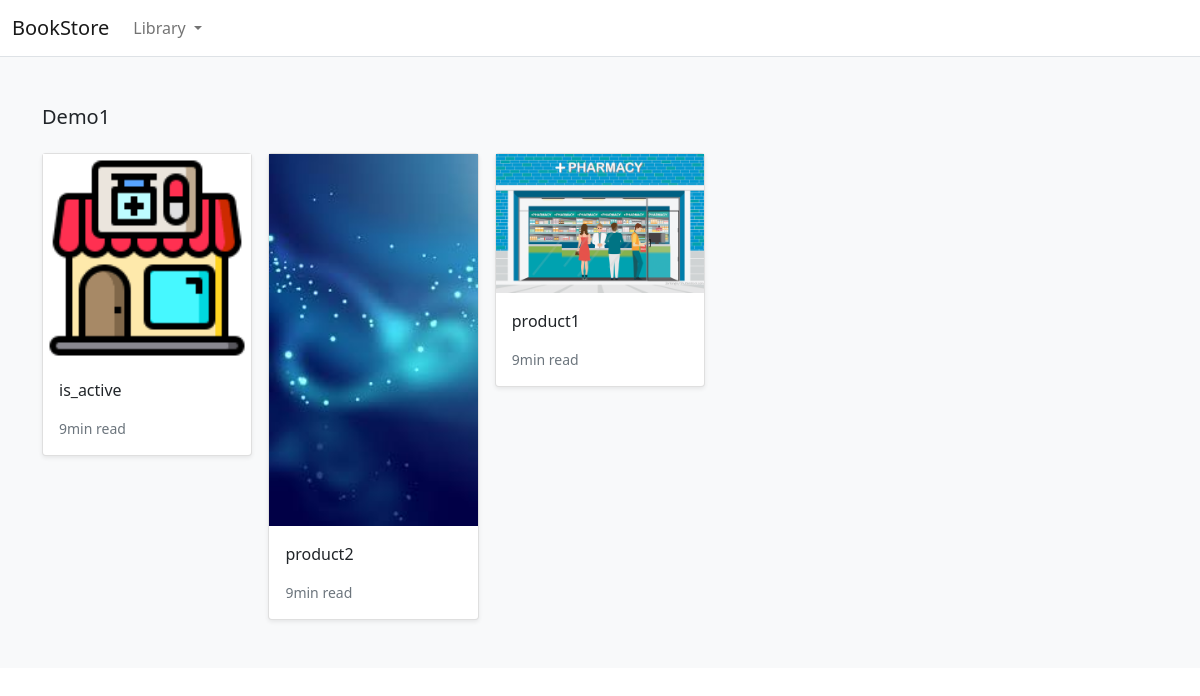
Page /shop/demo1/ on the earlier database version.
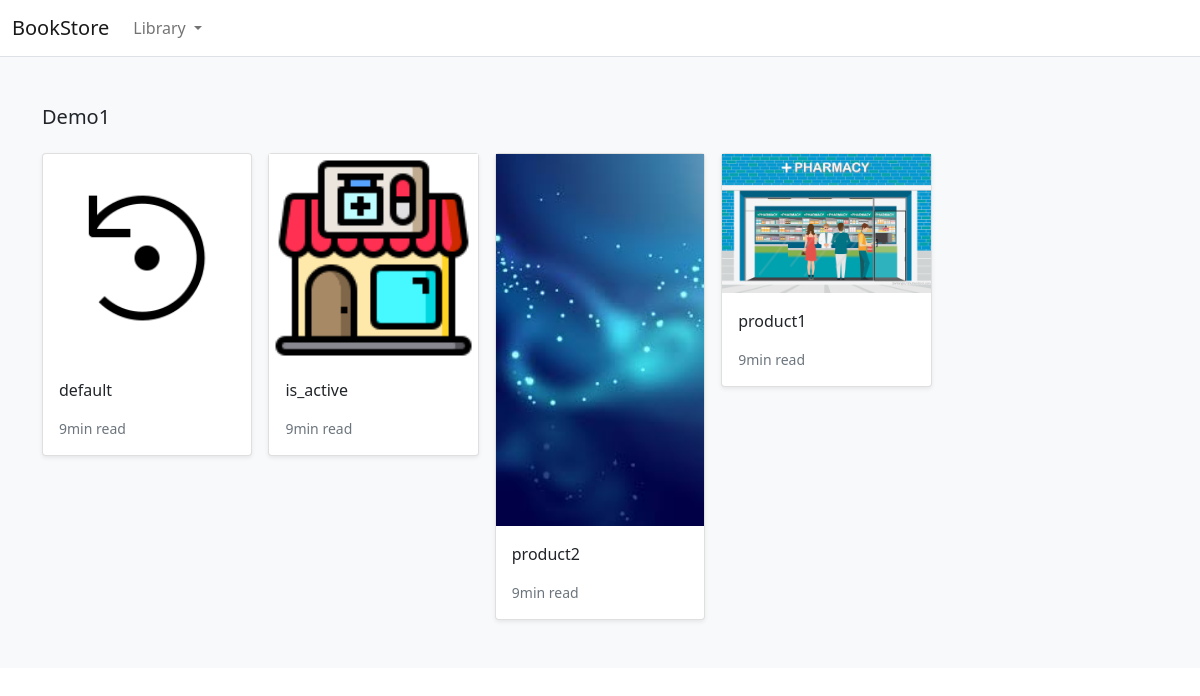
Same page on the later database version.
### store/models.py (models this page shows, shortened)
class Product(models.Model):
    category = models.ForeignKey(Category,related_name='product', on_delete=models.CASCADE)
    created_by = models.ForeignKey(User,on_delete=models.CASCADE,related_name='product_creator')
    title = models.CharField(max_length=255)
    author = models.CharField(max_length=255,default='admin')
    decription = models.TextField(blank=True)
    image =  models.ImageField(upload_to='images/' ,default='images/default.png')
    slug = models.SlugField(max_length=255)
    price = models.DecimalField(max_digits=4, decimal_places=2)
    in_stock = models.BooleanField(default=True)
    is_active = models.BooleanField(default=True)
    created = models.DateTimeField(auto_now_add=True)
    updated = models.DateTimeField(auto_now=True)
    objects = models.Manager()
    products = ProductManager()
    class Meta :
        verbose_name_plural = 'Products'
        ordering = ('-created',)
    def get_absolute_url(self):
        return reverse('store:product_detail',args=[self.slug])

### store/views.py (the view)
# urls.py: path('shop/<slug:category_slug>/', views.category_list, name='category_list'),
def category_list(request,category_slug):
    category = get_object_or_404(Category,slug=category_slug)
    products =  Product.objects.filter(category=category)
    return render(request,'store/products/category.html',{'category':category,'products':products})

### store/context_processors.py (called while the page is built)
def categories(request):
    return {
        'categories': Category.objects.all()
    }

### store/models.py (called while the page is built)
    def get_absolute_url(self):
        return reverse('store:category_list',args=[self.slug])

### templates/store/products/category.html (shortened to what this page needs)
{% extends "../base.html" %}
{% load static %}
{% block content %}
<main>
  <div class="album py-5 bg-light">
    <div class="container">
      <div class="pb-3 h5">{{category.name|title}}</div>
      <div class="row row-cols-1 row-cols-sm-2 row-cols-md-5 g-3">
        {% for product in products %}
        <div class="col">
          <div class="card shadow-sm">
          <img class="img-fluid" alt="Responsive image" src="{{ product.image.url }}">
            <div class="card-body">
              <p class="card-text">
                <a class="text-dark text-decoration-none" href="{{ product.get_absolute_url }}">{{ product.title }}</a>
              </p>
              <div class="d-flex justify-content-between align-items-center">
                <small class="text-muted">9min read</small>
              </div>
            </div>
          </div>
        </div>
        {% endfor %}
      </div>
    </div>
  </div>
</main>
{% endblock %}

Differences in the rows shown:
added Product: image (placeholder picture), title "default"
